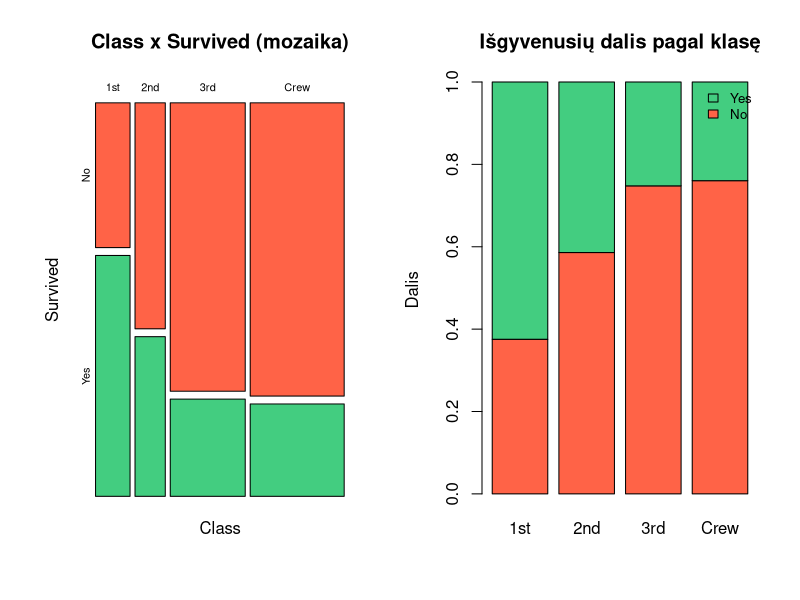

Reproduce this figure in R.
# ---------------------------------------------------------------------------- #
# Diskrečių struktūrų statistinė analizė | Kontrolinis 1 (2025-11-06)           #
# Sprendimas. Reikia tik bazinio R + MASS (MASS ateina kartu su R).            #
# ---------------------------------------------------------------------------- #

rm(list = ls())
library(MASS)          # loglm (4.8 užduotis)


# ============================================================================ #
# UŽDAVINYS 1. 2x2 lentelės ryšio stiprumas                                    #
# ============================================================================ #

t1 <- matrix(c(13, 7,
                9, 11), nrow = 2, byrow = TRUE,
             dimnames = list(Grupe = c("A", "B"), Atsakymas = c("Taip", "Ne")))
addmargins(t1)

a <- t1[1, 1]; b <- t1[1, 2]; c <- t1[2, 1]; d <- t1[2, 2]
n <- sum(t1)

# Pirmiausia nepriklausomumo hipotezė (be Yates pataisos, kad phi = sqrt(chi2/n)).
chi1 <- chisq.test(t1, correct = FALSE)
chi1
fisher.test(t1)

# Phi koeficientas
phi <- (a * d - b * c) / sqrt((a + b) * (c + d) * (a + c) * (b + d))
phi
sqrt(chi1$statistic / n)                    # tas pats per chi^2

# Cramerio V (2x2 atveju V = |phi|)
V1 <- sqrt(chi1$statistic / (n * (min(dim(t1)) - 1)))
V1

# Yule Q
Q <- (a * d - b * c) / (a * d + b * c)
Q

# Šansų santykis
OR <- (a * d) / (b * c)
OR

# Išvada: phi ~ 0.20, Q ~ 0.39 -> silpnas ryšys (skalė iš paskaitos:
# [0;0.25] nėra, [0.25;0.5] silpnas). Chi^2 p ~ 0.21 > 0.05, t.y. ryšys
# statistiškai nereikšmingas -- su n = 40 imtimi to ir reikia tikėtis.


# ============================================================================ #
# UŽDAVINYS 2. Ranginių kintamųjų ryšys (Spirmeno r, Kendalo tau)              #
# ============================================================================ #

mat <- c(56, 75, 45, 71, 62, 64, 58, 80, 76, 61)
lt  <- c(66, 70, 40, 60, 65, 56, 59, 77, 67, 63)

rbind(Mat = rank(mat), LT = rank(lt))      # rangai (surištų rangų nėra)

# Spirmeno koeficientas pagal formulę r = 1 - 6*sum(d^2) / (n(n^2 - 1))
d2 <- (rank(mat) - rank(lt))^2
n2 <- length(mat)
r_s <- 1 - 6 * sum(d2) / (n2 * (n2^2 - 1))
r_s

cor(mat, lt, method = "spearman")           # patikrinimas

# Reikšmingumas: T = r*sqrt((n-2)/(1-r^2)) ~ t(n-2)
T2 <- r_s * sqrt((n2 - 2) / (1 - r_s^2))
p2 <- 2 * pt(-abs(T2), df = n2 - 2)
c(T = T2, p = p2)

cor.test(mat, lt, method = "spearman")      # tikslus p (mažai imčiai)
cor.test(mat, lt, method = "kendall")       # papildomai Kendalo tau

# Išvada: r ~ 0.67, p ~ 0.033 (t aproks.) / 0.039 (tikslus) < 0.05 -> vidutiniškai stiprus teigiamas
# monotoninis ryšys, statistiškai reikšmingas.


# ============================================================================ #
# UŽDAVINYS 3. Kendalo tau ir Z testas                                         #
# ============================================================================ #

g1 <- c(2, 5, 3, 1, 4, 6)
g2 <- c(1, 6, 4, 3, 2, 5)
n3 <- length(g1)

# Suderintų (nc) ir nesuderintų (nd) porų skaičius
nc <- 0; nd <- 0
for (i in 1:(n3 - 1)) {
  for (j in (i + 1):n3) {
    s <- sign(g1[i] - g1[j]) * sign(g2[i] - g2[j])
    if (s > 0) nc <- nc + 1
    if (s < 0) nd <- nd + 1
  }
}
c(nc = nc, nd = nd)

tau <- (nc - nd) / (n3 * (n3 - 1) / 2)
tau
cor(g1, g2, method = "kendall")             # patikrinimas

# Z = 3*tau*sqrt(n(n-1)) / sqrt(2(2n+5)) ~ N(0,1)
# (lapelyje vardiklyje šaknis nematoma, bet teisinga formulė su šaknimi --
#  ji ekvivalenti paskaitos Z = tau / sqrt(2(2n+5) / (9n(n-1))).)
Z3 <- 3 * tau * sqrt(n3 * (n3 - 1)) / sqrt(2 * (2 * n3 + 5))
p3 <- 2 * pnorm(-abs(Z3))
c(Z = Z3, z_kr = qnorm(0.975), p = p3)

cor.test(g1, g2, method = "kendall")        # tikslus testas palyginimui

# Išvada: nc = 11, nd = 4, tau = 0.467, |Z| = 1.32 < 1.96,
# p ~ 0.19 (tikslus p = 0.27) -> H0: tau = 0 neatmetama. Gydytojų nuomonės iš dalies sutampa,
# bet su 6 pacientais negalima teigti, kad jos statistiškai reikšmingai suderintos.


# ============================================================================ #
# UŽDAVINYS 4. Titanic (R įdiegta 4-matė lentelė: Class, Sex, Age, Survived)   #
# ============================================================================ #

str(Titanic)
dimnames(Titanic)

# --- 4.1 Class x Survived su marginaliniais dažniais ------------------------- #
cs <- margin.table(Titanic, c("Class", "Survived"))
addmargins(cs)
round(prop.table(cs, margin = "Class"), 3)   # išgyvenamumas pagal klasę

# Išvada: iš 2201 žmonių išgyveno 711 (32.3 %). Daugiausia žuvo įgulos (673)
# ir 3 klasės (528). Išgyvenusiųjų dalis krenta nuo 1 klasės (62 %) iki 3
# klasės (25 %) ir įgulos (24 %).

# --- 4.2 Lyties dažnių lentelė ---------------------------------------------- #
sex <- margin.table(Titanic, "Sex")
sex
names(which.max(sex))
# Vyrų 1731, moterų 470 -> vyrų beveik 4 kartus daugiau.

# --- 4.3 Sex x Survived ir sąlyginės tikimybės ------------------------------- #
ss <- margin.table(Titanic, c("Sex", "Survived"))
addmargins(ss)
p_cond <- prop.table(ss, margin = "Sex")     # P(Survived | Sex)
round(p_cond, 3)
# P(išgyveno | vyras) = 0.212, P(išgyveno | moteris) = 0.732

# --- 4.4 Šansai ir šansų santykis ------------------------------------------- #
odds_m <- ss["Male", "Yes"] / ss["Male", "No"]
odds_f <- ss["Female", "Yes"] / ss["Female", "No"]
c(sansas_vyru = odds_m, sansas_moteru = odds_f)

OR_mf <- odds_m / odds_f
OR_fm <- odds_f / odds_m
c(OR_vyrai_vs_moterys = OR_mf, OR_moterys_vs_vyrai = OR_fm)
# Vyrui šansas išgyventi 0.27 (t.y. ~1 išgyvenęs 3.7 žuvusiems).
# OR ~ 0.10: vyrų šansai išgyventi ~10 kartų mažesni nei moterų.

# --- 4.5 Nepriklausomumo testas Sex x Survived ------------------------------ #
chisq.test(ss)                       # su Yates pataisa (2x2)
chisq.test(ss, correct = FALSE)
fisher.test(ss)                      # duoda ir OR su 95 % PI
summary(ss)                          # kaip paskaitoje (summary(table))
# p < 2.2e-16 -> H0 apie lyties ir išgyvenamumo nepriklausomumą atmetama.

# --- 4.6 Grafikas Class x Survived ------------------------------------------ #
op <- par(mfrow = c(1, 2))
mosaicplot(cs, color = c("tomato", "seagreen3"),
           main = "Class x Survived (mozaika)")
barplot(t(prop.table(cs, margin = 1)), beside = FALSE,
        col = c("tomato", "seagreen3"), legend.text = TRUE,
        args.legend = list(x = "topright", bty = "n", cex = 0.8),
        ylab = "Dalis", main = "Išgyvenusių dalis pagal klasę")
par(op)
# Mozaikoje stulpelio plotis = klasės dydis, žalios dalies aukštis =
# išgyvenusiųjų dalis. Matosi: įgula didžiausia grupė, o išgyvenamumas
# mažėja nuo 1 klasės prie 3 klasės ir įgulos.

# --- 4.7 Sex x Age x Survived; moterų dalis tarp (ne)išgyvenusių ------------ #
sas <- margin.table(Titanic, c("Sex", "Age", "Survived"))
ftable(sas, row.vars = c("Age", "Survived"))

# Moterų santykinis dažnis kiekvienoje (Age, Survived) grupėje:
p_sex <- prop.table(sas, margin = c("Age", "Survived"))
round(ftable(p_sex, row.vars = c("Age", "Survived")), 3)
round(p_sex["Female", , ], 3)
# Suaugę: tarp išgyvenusių moterų 0.483, tarp žuvusių 0.076.
# Vaikai: tarp išgyvenusių moterų 0.491, tarp žuvusių 0.327.

# --- 4.8 Ar Survived ir Age sąlyginai nepriklausomi, kai žinoma Sex? -------- #
# H0: Age ⟂ Survived | Sex.

# (a) Atskiri chi^2 testai kiekviename lyties sluoksnyje
for (s in dimnames(sas)$Sex) {
  cat("\n---", s, "---\n")
  print(sas[s, , ])
  print(chisq.test(sas[s, , ]))
}

# (b) Cochran-Mantel-Haenszel testas (2x2xK lentelės, sluoksnis = Sex)
sas_cmh <- aperm(sas, c("Age", "Survived", "Sex"))
mantelhaen.test(sas_cmh)

# (c) Logtiesinis modelis [Sex*Age][Sex*Survived] vs prisotintas (G^2 testas,
#     kaip 11 temoje). Šis modelis kaip tik ir yra sąlyginio nepriklausomumo.
m_ci  <- loglm(~ Sex * Age + Sex * Survived, data = sas)
m_ci
m_sat <- loglm(~ Sex * Age * Survived, data = sas)
anova(m_ci, m_sat)

# Išvada: CMH p = 0.019, logtiesinio modelio G^2 = 22.2, df = 2, p = 1.5e-5
# -> H0 atmetama. Net žinant lytį, amžius ir
# išgyvenamumas priklausomi -- vaikų išgyvenamumas didesnis (ypač berniukų
# palyginti su suaugusiais vyrais). Pastaba: moterų sluoksnyje ryšys silpnas
# ir nereikšmingas, visą efektą neša vyrų sluoksnis.
